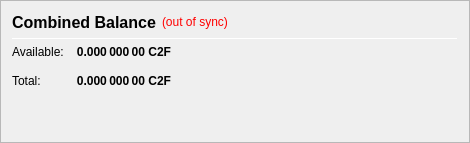
                   <widget class="QFrame" name="frame_CombinedBalances">
                    <property name="minimumSize">
                     <size>
                      <width>470</width>
                      <height>0</height>
                     </size>
                    </property>
                    <property name="frameShape">
                     <enum>QFrame::StyledPanel</enum>
                    </property>
                    <property name="frameShadow">
                     <enum>QFrame::Raised</enum>
                    </property>
                    <layout class="QVBoxLayout" name="verticalLayout_5">
                     <item>
                      <layout class="QHBoxLayout" name="horizontalLayout_5" stretch="0">
                       <item>
                        <widget class="QLabel" name="label_5z">
                         <property name="minimumSize">
                          <size>
                           <width>0</width>
                           <height>20</height>
                          </size>
                         </property>
                         <property name="font">
                          <font>
                           <pointsize>12</pointsize>
                           <weight>75</weight>
                           <bold>true</bold>
                          </font>
                         </property>
                         <property name="toolTip">
                          <string>Combined Balance (including unconfirmed and immature coins)</string>
                         </property>
                         <property name="text">
                          <string>Combined Balance</string>
                         </property>
                        </widget>
                       </item>
                       <item>
                        <widget class="QLabel" name="labelWalletStatus">
                         <property name="cursor">
                          <cursorShape>WhatsThisCursor</cursorShape>
                         </property>
                         <property name="toolTip">
                          <string>The displayed information may be out of date. Your wallet automatically synchronizes with the C2FCoin network after a connection is established, but this process has not completed yet.</string>
                         </property>
                         <property name="styleSheet">
                          <string notr="true">QLabel { color: red; }</string>
                         </property>
                         <property name="text">
                          <string notr="true">(out of sync)</string>
                         </property>
                         <property name="alignment">
                          <set>Qt::AlignLeading|Qt::AlignLeft|Qt::AlignVCenter</set>
                         </property>
                        </widget>
                       </item>
                       <item>
                        <spacer name="horizontalSpacer_1">
                         <property name="orientation">
                          <enum>Qt::Horizontal</enum>
                         </property>
                         <property name="sizeHint" stdset="0">
                          <size>
                           <width>40</width>
                           <height>20</height>
                          </size>
                         </property>
                        </spacer>
                       </item>
                      </layout>
                     </item>
                     <item>
                      <widget class="Line" name="line_CombinedBalance">
                       <property name="minimumSize">
                        <size>
                         <width>0</width>
                         <height>1</height>
                        </size>
                       </property>
                       <property name="maximumSize">
                        <size>
                         <width>16777215</width>
                         <height>1</height>
                        </size>
                       </property>
                       <property name="orientation">
                        <enum>Qt::Horizontal</enum>
                       </property>
                      </widget>
                     </item>
                     <item>
                      <layout class="QGridLayout" name="gridLayout_3">
                       <property name="spacing">
                        <number>12</number>
                       </property>
                       <item row="1" column="0">
                        <widget class="QLabel" name="labelBalanceTextz">
                         <property name="text">
                          <string>Available:</string>
                         </property>
                        </widget>
                       </item>
                       <item row="1" column="1">
                        <widget class="QLabel" name="labelBalancez">
                         <property name="font">
                          <font>
                           <weight>75</weight>
                           <bold>true</bold>
                          </font>
                         </property>
                         <property name="cursor">
                          <cursorShape>IBeamCursor</cursorShape>
                         </property>
                         <property name="toolTip">
                          <string>Your current spendable balance</string>
                         </property>
                         <property name="text">
                          <string notr="true">0.000 000 00 C2F</string>
                         </property>
                         <property name="alignment">
                          <set>Qt::AlignRight|Qt::AlignTrailing|Qt::AlignVCenter</set>
                         </property>
                         <property name="textInteractionFlags">
                          <set>Qt::LinksAccessibleByMouse|Qt::TextSelectableByKeyboard|Qt::TextSelectableByMouse</set>
                         </property>
                        </widget>
                       </item>
                       <item row="2" column="0">
                        <widget class="QLabel" name="labelTotalTextz">
                         <property name="text">
                          <string>Total:</string>
                         </property>
                        </widget>
                       </item>
                       <item row="2" column="1">
                        <widget class="QLabel" name="labelTotalz">
                         <property name="font">
                          <font>
                           <weight>75</weight>
                           <bold>true</bold>
                          </font>
                         </property>
                         <property name="cursor">
                          <cursorShape>IBeamCursor</cursorShape>
                         </property>
                         <property name="toolTip">
                          <string>Total Balance, including all unavailable coins.</string>
                         </property>
                         <property name="text">
                          <string notr="true">0.000 000 00 C2F</string>
                         </property>
                         <property name="alignment">
                          <set>Qt::AlignRight|Qt::AlignTrailing|Qt::AlignVCenter</set>
                         </property>
                         <property name="textInteractionFlags">
                          <set>Qt::LinksAccessibleByMouse|Qt::TextSelectableByKeyboard|Qt::TextSelectableByMouse</set>
                         </property>
                        </widget>
                       </item>
                       <item row="2" column="3">
                        <spacer name="horizontalSpacer_2">
                         <property name="orientation">
                          <enum>Qt::Horizontal</enum>
                         </property>
                         <property name="sizeHint" stdset="0">
                          <size>
                           <width>40</width>
                           <height>20</height>
                          </size>
                         </property>
                        </spacer>
                       </item>
                      </layout>
                     </item>
                     <item>
                      <spacer name="verticalSpacer_1">
                       <property name="orientation">
                        <enum>Qt::Vertical</enum>
                       </property>
                       <property name="sizeHint" stdset="0">
                        <size>
                         <width>20</width>
                         <height>40</height>
                        </size>
                       </property>
                      </spacer>
                     </item>
                    </layout>
                   </widget>
